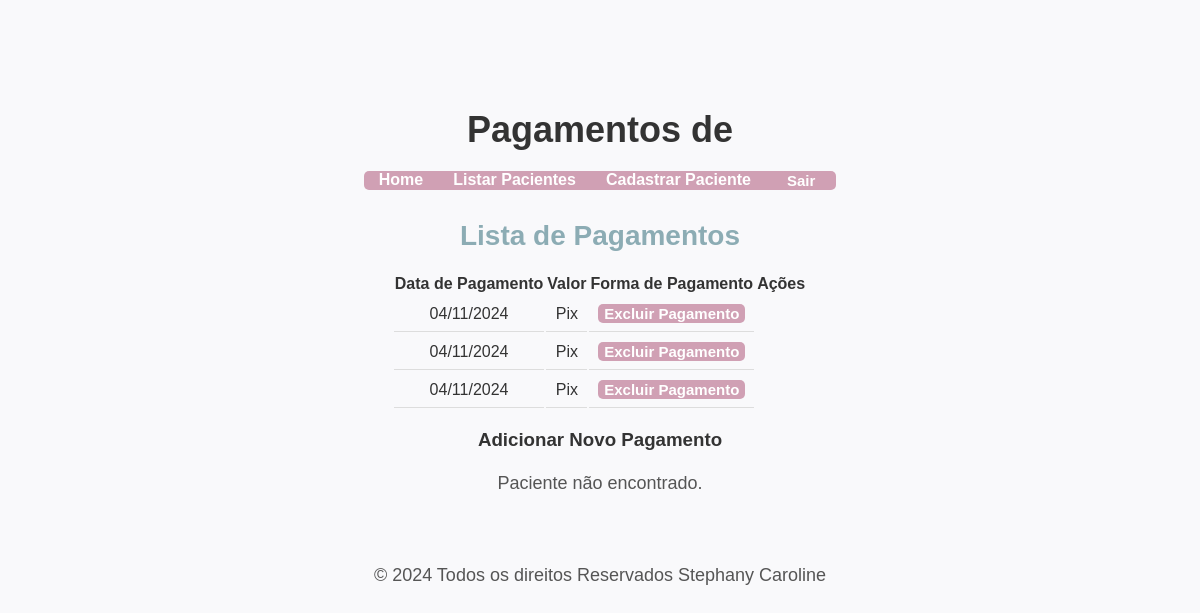
/pacientes/pagamentos/31/ (signed in), run on an earlier commit of the app's database.
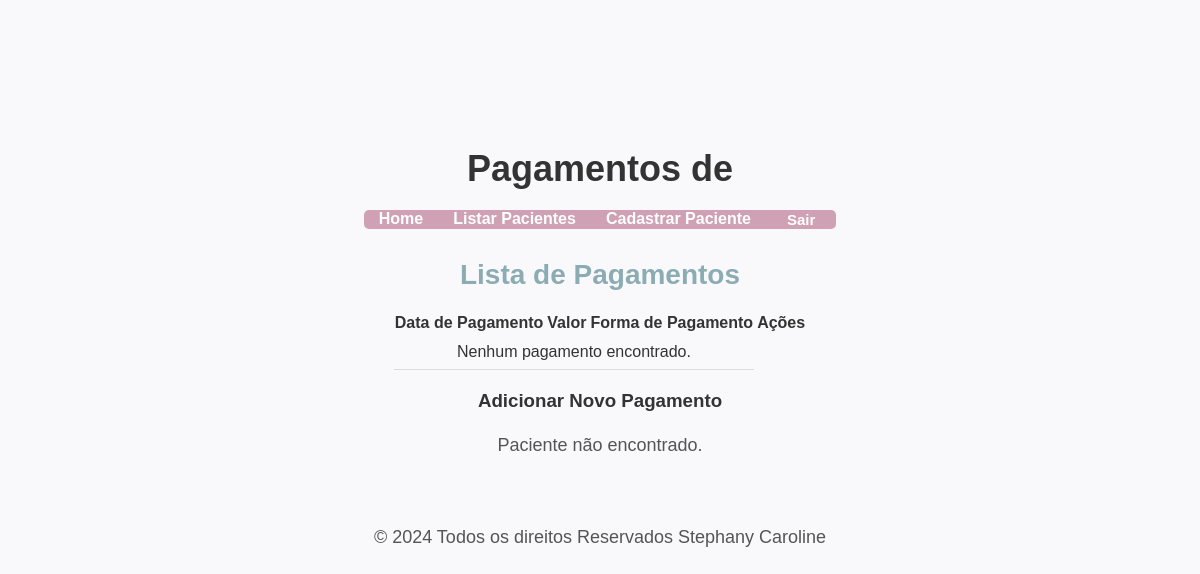
And on a later commit of the database.
### pacientes/models.py (models this page shows, shortened)
class Pagamento(models.Model):
    paciente = models.ForeignKey(Paciente, on_delete=models.CASCADE, related_name='pagamentos')
    data_pagamento = models.DateField(auto_now_add=True)
    valor = models.DecimalField(max_digits=10, decimal_places=2)
    forma_pagamento = models.CharField(max_length=17, choices=[
        ('Pix', 'Pix'),
        ('Dinheiro', 'Dinheiro'),
        ('Cartão de Crédito', 'Cartão de Crédito'),  # Exemplo de um valor longo
        ('Cartão de Débito', 'Cartão de Débito'),
    ])

### pacientes/views.py (the view)
# urls.py: path('pagamentos/<int:paciente_id>/', views.listar_pagamentos, name='listar_pagamentos'),
@login_required
def listar_pagamentos(request, paciente_id):
    pagamentos = Pagamento.objects.filter(paciente_id=paciente_id)
    return render(request, 'pagamentos/listar_pagamentos.html', {'pagamentos': pagamentos})

### pacientes/templates/pagamentos/listar_pagamentos.html (shortened to what this page needs)
{% load static %}
<!DOCTYPE html>
<html lang="pt-br">
<head>
    <link rel="stylesheet" type="text/css" href="{% static 'css/styles.css' %}">
</head>
<body class="homepage">
    <header>
        <h1>Pagamentos de {{ paciente.nome }}</h1>
        <nav>
            <ul class="nav-links">
                <li><a href="{% url 'homepage' %}">Home</a></li>
                <li><a href="{% url 'listar_pacientes' %}">Listar Pacientes</a></li>
                <li><a href="{% url 'cadastrar_paciente' %}">Cadastrar Paciente</a></li>
                <li>
                    <form action="{% url 'logout' %}" method="post" style="display: inline;">
                        <button class="btn" type="submit">Sair</button>
                    </form>
                </li>
            </ul>
        </nav>
    </header>
    <main>
        <h2>Lista de Pagamentos</h2>
        <table class="info-table">
            <thead>
                <tr>
                    <th>Data de Pagamento</th>
                    <th>Valor</th>
                    <th>Forma de Pagamento</th>
                    <th>Ações</th>
                </tr>
            </thead>
            <tbody>
                {% for pagamento in pagamentos %}
                <tr>
                    <td>{{ pagamento.data_pagamento|date:"d/m/Y" }}</td>
                    <td>{{ pagamento.forma_pagamento }}</td>
                    <td>
                        <form action="{% url 'excluir_pagamento' paciente.id pagamento.id %}" method="post" style="display:inline;">
                            <button class="btn" type="submit" onclick="return confirm('Tem certeza que deseja excluir este pagamento?');">Excluir Pagamento</button>
                        </form>
                    </td>
                </tr>
            {% empty %}
                <tr>
                    <td colspan="3">Nenhum pagamento encontrado.</td>
                </tr>
            {% endfor %}
            </tbody>
        </table>
        <div class="add-payment">
            <h3>Adicionar Novo Pagamento</h3>
            {% if paciente.id %}
    <a href="{% url 'adicionar_pagamento' paciente.id %}" class="btn btn-primary">Adicionar Pagamento</a>
{% else %}
    <p>Paciente não encontrado.</p>
{% endif %}
        </div>
    </main>
    <footer>
        <p>&copy; 2024 Todos os direitos Reservados Stephany Caroline</p>
    </footer>
</body>
</html>

### static/css/styles.css (style rules this page uses)
.homepage { display: flex; flex-direction: column; align-items: center; justify-content: center; min-height: 80vh; text-align: center; padding: 40px; background-color: #f9f9fb; }
.homepage h1 { font-size: 36px; color: #333; margin-bottom: 20px; }
.homepage p { font-size: 18px; color: #555; max-width: 600px; margin-bottom: 30px; line-height: 1.6; }
.nav-links { background-color: #d0a0b4; list-style-type: none; padding: 0; border-radius: 5px; margin: 0; display: flex; justify-content: center; }
.nav-links li { margin: 0 15px; }
.nav-links a { text-decoration: none; color: #fff; font-weight: bold; transition: color 0.3s; }
footer { justify-content: center; padding: 15px; bottom: 0; }
h2 { text-align: center; color: #333; font-size: 28px; margin-top: 30px; }
.info-table { width: 100%; max-width: 600px; margin: 10px auto; border-collapse: separate; font-size: 16px; }
.info-table td { padding: 8px; border-bottom: 1px solid #ddd; }
body { font-family: Arial, sans-serif; background-color: #f9f9f9; color: #333; padding: 20px; margin: 0; }
h2 { text-align: center; color: #8cacb4; font-weight: bold; margin-bottom: 20px; }
.btn { font-size: 15px; border: none; text-decoration: none; background-color: #d0a0b4; color: #fff; font-weight: bold; cursor: pointer; border-radius: 5px; transition: color 0.3s; }

What changed in the data, as far as the page shows it:
removed Pagamento: data_pagamento "04/11/2024", forma_pagamento "Pix"
removed Pagamento: data_pagamento "04/11/2024", forma_pagamento "Pix"
removed Pagamento: data_pagamento "04/11/2024", forma_pagamento "Pix"
Also different on the page:
text now shown: "Nenhum pagamento encontrado."
